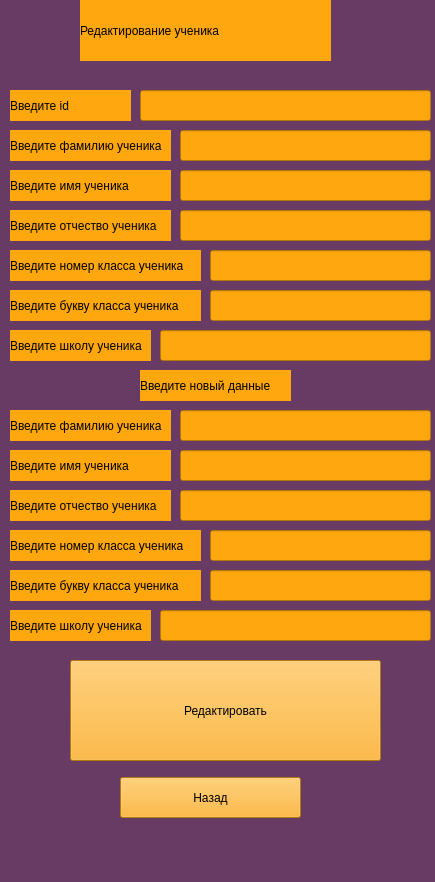
<?xml version="1.0" encoding="UTF-8"?>
<ui version="4.0">
 <class>MainWindow</class>
 <widget class="QMainWindow" name="MainWindow">
  <property name="geometry">
   <rect>
    <x>0</x>
    <y>0</y>
    <width>435</width>
    <height>882</height>
   </rect>
  </property>
  <property name="windowTitle">
   <string>MainWindow</string>
  </property>
  <property name="styleSheet">
   <string notr="true">background-color: rgb(103, 59, 99);</string>
  </property>
  <widget class="QWidget" name="centralwidget">
   <widget class="QLineEdit" name="class_number">
    <property name="geometry">
     <rect>
      <x>210</x>
      <y>250</y>
      <width>221</width>
      <height>31</height>
     </rect>
    </property>
    <property name="styleSheet">
     <string notr="true">background-color: rgb(255, 167, 15);</string>
    </property>
   </widget>
   <widget class="QLineEdit" name="class_char">
    <property name="geometry">
     <rect>
      <x>210</x>
      <y>290</y>
      <width>221</width>
      <height>31</height>
     </rect>
    </property>
    <property name="styleSheet">
     <string notr="true">background-color: rgb(255, 167, 15);</string>
    </property>
    <property name="text">
     <string/>
    </property>
   </widget>
   <widget class="QLabel" name="label">
    <property name="geometry">
     <rect>
      <x>10</x>
      <y>250</y>
      <width>191</width>
      <height>31</height>
     </rect>
    </property>
    <property name="styleSheet">
     <string notr="true">background-color: rgb(255, 167, 15);</string>
    </property>
    <property name="text">
     <string>Введите номер класса ученика</string>
    </property>
   </widget>
   <widget class="QLabel" name="label_2">
    <property name="geometry">
     <rect>
      <x>10</x>
      <y>290</y>
      <width>191</width>
      <height>31</height>
     </rect>
    </property>
    <property name="styleSheet">
     <string notr="true">background-color: rgb(255, 167, 15);</string>
    </property>
    <property name="text">
     <string>Введите букву класса ученика</string>
    </property>
   </widget>
   <widget class="QLabel" name="label_4">
    <property name="geometry">
     <rect>
      <x>80</x>
      <y>0</y>
      <width>251</width>
      <height>61</height>
     </rect>
    </property>
    <property name="toolTip">
     <string>&lt;html&gt;&lt;head/&gt;&lt;body&gt;&lt;p align=&quot;center&quot;&gt;Редактирование ученика&lt;/p&gt;&lt;/body&gt;&lt;/html&gt;</string>
    </property>
    <property name="whatsThis">
     <string>&lt;html&gt;&lt;head/&gt;&lt;body&gt;&lt;p align=&quot;center&quot;&gt;Редактирование ученика&lt;/p&gt;&lt;/body&gt;&lt;/html&gt;</string>
    </property>
    <property name="styleSheet">
     <string notr="true">background-color: rgb(255, 167, 15);</string>
    </property>
    <property name="text">
     <string>Редактирование ученика</string>
    </property>
   </widget>
   <widget class="QLineEdit" name="surname">
    <property name="geometry">
     <rect>
      <x>180</x>
      <y>130</y>
      <width>251</width>
      <height>31</height>
     </rect>
    </property>
    <property name="styleSheet">
     <string notr="true">background-color: rgb(255, 167, 15);</string>
    </property>
   </widget>
   <widget class="QLineEdit" name="name">
    <property name="geometry">
     <rect>
      <x>180</x>
      <y>170</y>
      <width>251</width>
      <height>31</height>
     </rect>
    </property>
    <property name="styleSheet">
     <string notr="true">background-color: rgb(255, 167, 15);</string>
    </property>
   </widget>
   <widget class="QLineEdit" name="second_name">
    <property name="geometry">
     <rect>
      <x>180</x>
      <y>210</y>
      <width>251</width>
      <height>31</height>
     </rect>
    </property>
    <property name="styleSheet">
     <string notr="true">background-color: rgb(255, 167, 15);</string>
    </property>
   </widget>
   <widget class="QLabel" name="label_3">
    <property name="geometry">
     <rect>
      <x>10</x>
      <y>130</y>
      <width>161</width>
      <height>31</height>
     </rect>
    </property>
    <property name="styleSheet">
     <string notr="true">background-color: rgb(255, 167, 15);</string>
    </property>
    <property name="text">
     <string>Введите фамилию ученика</string>
    </property>
   </widget>
   <widget class="QLabel" name="label_5">
    <property name="geometry">
     <rect>
      <x>10</x>
      <y>170</y>
      <width>161</width>
      <height>31</height>
     </rect>
    </property>
    <property name="styleSheet">
     <string notr="true">background-color: rgb(255, 167, 15);</string>
    </property>
    <property name="text">
     <string>Введите имя ученика</string>
    </property>
   </widget>
   <widget class="QLabel" name="label_6">
    <property name="geometry">
     <rect>
      <x>10</x>
      <y>210</y>
      <width>161</width>
      <height>31</height>
     </rect>
    </property>
    <property name="styleSheet">
     <string notr="true">background-color: rgb(255, 167, 15);</string>
    </property>
    <property name="text">
     <string>Введите отчество ученика</string>
    </property>
   </widget>
   <widget class="QLabel" name="label_7">
    <property name="geometry">
     <rect>
      <x>10</x>
      <y>90</y>
      <width>121</width>
      <height>31</height>
     </rect>
    </property>
    <property name="styleSheet">
     <string notr="true">background-color: rgb(255, 167, 15);</string>
    </property>
    <property name="text">
     <string>Введите id</string>
    </property>
   </widget>
   <widget class="QLineEdit" name="id">
    <property name="geometry">
     <rect>
      <x>140</x>
      <y>90</y>
      <width>291</width>
      <height>31</height>
     </rect>
    </property>
    <property name="styleSheet">
     <string notr="true">background-color: rgb(255, 167, 15);</string>
    </property>
   </widget>
   <widget class="QLabel" name="label_8">
    <property name="geometry">
     <rect>
      <x>140</x>
      <y>370</y>
      <width>151</width>
      <height>31</height>
     </rect>
    </property>
    <property name="styleSheet">
     <string notr="true">background-color: rgb(255, 167, 15);</string>
    </property>
    <property name="text">
     <string>Введите новый данные</string>
    </property>
   </widget>
   <widget class="QLabel" name="label_9">
    <property name="geometry">
     <rect>
      <x>10</x>
      <y>410</y>
      <width>161</width>
      <height>31</height>
     </rect>
    </property>
    <property name="styleSheet">
     <string notr="true">background-color: rgb(255, 167, 15);</string>
    </property>
    <property name="text">
     <string>Введите фамилию ученика</string>
    </property>
   </widget>
   <widget class="QLabel" name="label_10">
    <property name="geometry">
     <rect>
      <x>10</x>
      <y>450</y>
      <width>161</width>
      <height>31</height>
     </rect>
    </property>
    <property name="styleSheet">
     <string notr="true">background-color: rgb(255, 167, 15);</string>
    </property>
    <property name="text">
     <string>Введите имя ученика</string>
    </property>
   </widget>
   <widget class="QLabel" name="label_11">
    <property name="geometry">
     <rect>
      <x>10</x>
      <y>490</y>
      <width>161</width>
      <height>31</height>
     </rect>
    </property>
    <property name="styleSheet">
     <string notr="true">background-color: rgb(255, 167, 15);</string>
    </property>
    <property name="text">
     <string>Введите отчество ученика</string>
    </property>
   </widget>
   <widget class="QLabel" name="label_12">
    <property name="geometry">
     <rect>
      <x>10</x>
      <y>530</y>
      <width>191</width>
      <height>31</height>
     </rect>
    </property>
    <property name="styleSheet">
     <string notr="true">background-color: rgb(255, 167, 15);</string>
    </property>
    <property name="text">
     <string>Введите номер класса ученика</string>
    </property>
   </widget>
   <widget class="QLabel" name="label_13">
    <property name="geometry">
     <rect>
      <x>10</x>
      <y>570</y>
      <width>191</width>
      <height>31</height>
     </rect>
    </property>
    <property name="styleSheet">
     <string notr="true">background-color: rgb(255, 167, 15);</string>
    </property>
    <property name="text">
     <string>Введите букву класса ученика</string>
    </property>
   </widget>
   <widget class="QLineEdit" name="new_name">
    <property name="geometry">
     <rect>
      <x>180</x>
      <y>450</y>
      <width>251</width>
      <height>31</height>
     </rect>
    </property>
    <property name="styleSheet">
     <string notr="true">background-color: rgb(255, 167, 15);</string>
    </property>
   </widget>
   <widget class="QLineEdit" name="new_secon_name">
    <property name="geometry">
     <rect>
      <x>180</x>
      <y>490</y>
      <width>251</width>
      <height>31</height>
     </rect>
    </property>
    <property name="styleSheet">
     <string notr="true">background-color: rgb(255, 167, 15);</string>
    </property>
   </widget>
   <widget class="QLineEdit" name="new_surname">
    <property name="geometry">
     <rect>
      <x>180</x>
      <y>410</y>
      <width>251</width>
      <height>31</height>
     </rect>
    </property>
    <property name="styleSheet">
     <string notr="true">background-color: rgb(255, 167, 15);</string>
    </property>
   </widget>
   <widget class="QLineEdit" name="new_class_number">
    <property name="geometry">
     <rect>
      <x>210</x>
      <y>530</y>
      <width>221</width>
      <height>31</height>
     </rect>
    </property>
    <property name="styleSheet">
     <string notr="true">background-color: rgb(255, 167, 15);</string>
    </property>
   </widget>
   <widget class="QLineEdit" name="new_class_char">
    <property name="geometry">
     <rect>
      <x>210</x>
      <y>570</y>
      <width>221</width>
      <height>31</height>
     </rect>
    </property>
    <property name="styleSheet">
     <string notr="true">background-color: rgb(255, 167, 15);</string>
    </property>
    <property name="text">
     <string/>
    </property>
   </widget>
   <widget class="QPushButton" name="finish">
    <property name="geometry">
     <rect>
      <x>70</x>
      <y>660</y>
      <width>311</width>
      <height>101</height>
     </rect>
    </property>
    <property name="styleSheet">
     <string notr="true">background-color: rgb(255, 167, 15);</string>
    </property>
    <property name="text">
     <string>Редактировать</string>
    </property>
   </widget>
   <widget class="QLabel" name="label_14">
    <property name="geometry">
     <rect>
      <x>10</x>
      <y>330</y>
      <width>141</width>
      <height>31</height>
     </rect>
    </property>
    <property name="styleSheet">
     <string notr="true">background-color: rgb(255, 167, 15);</string>
    </property>
    <property name="text">
     <string>Введите школу ученика</string>
    </property>
   </widget>
   <widget class="QLineEdit" name="school">
    <property name="geometry">
     <rect>
      <x>160</x>
      <y>330</y>
      <width>271</width>
      <height>31</height>
     </rect>
    </property>
    <property name="styleSheet">
     <string notr="true">background-color: rgb(255, 167, 15);</string>
    </property>
   </widget>
   <widget class="QLineEdit" name="school_2">
    <property name="geometry">
     <rect>
      <x>160</x>
      <y>610</y>
      <width>271</width>
      <height>31</height>
     </rect>
    </property>
    <property name="styleSheet">
     <string notr="true">background-color: rgb(255, 167, 15);</string>
    </property>
   </widget>
   <widget class="QLabel" name="label_15">
    <property name="geometry">
     <rect>
      <x>10</x>
      <y>610</y>
      <width>141</width>
      <height>31</height>
     </rect>
    </property>
    <property name="styleSheet">
     <string notr="true">background-color: rgb(255, 167, 15);</string>
    </property>
    <property name="text">
     <string>Введите школу ученика</string>
    </property>
   </widget>
   <widget class="QPushButton" name="back">
    <property name="geometry">
     <rect>
      <x>120</x>
      <y>777</y>
      <width>181</width>
      <height>41</height>
     </rect>
    </property>
    <property name="styleSheet">
     <string notr="true">background-color: rgb(255, 167, 15);</string>
    </property>
    <property name="text">
     <string>Назад</string>
    </property>
   </widget>
  </widget>
  <widget class="QMenuBar" name="menubar">
   <property name="geometry">
    <rect>
     <x>0</x>
     <y>0</y>
     <width>435</width>
     <height>25</height>
    </rect>
   </property>
  </widget>
  <widget class="QStatusBar" name="statusbar"/>
 </widget>
 <resources/>
 <connections/>
</ui>
